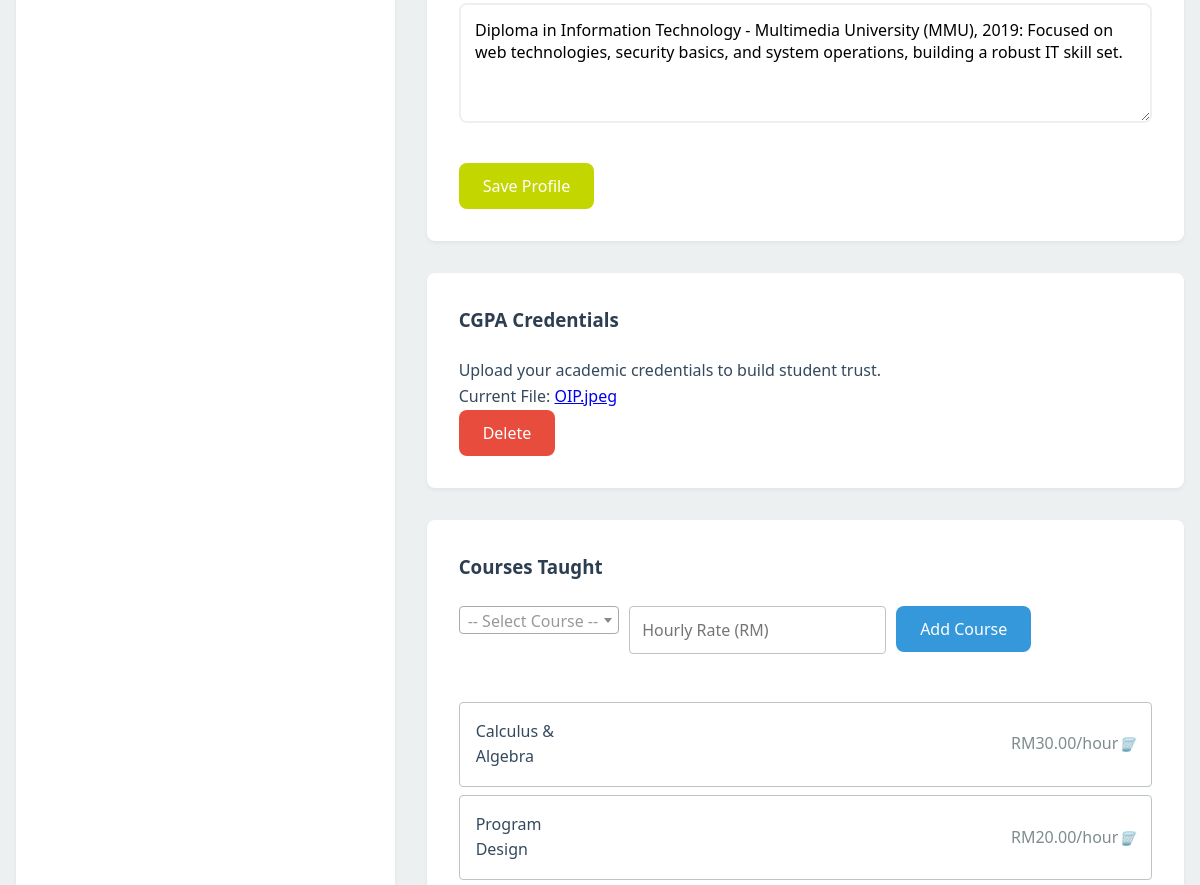
The app's page /tutor_profile.php (signed in, middle part), older data.
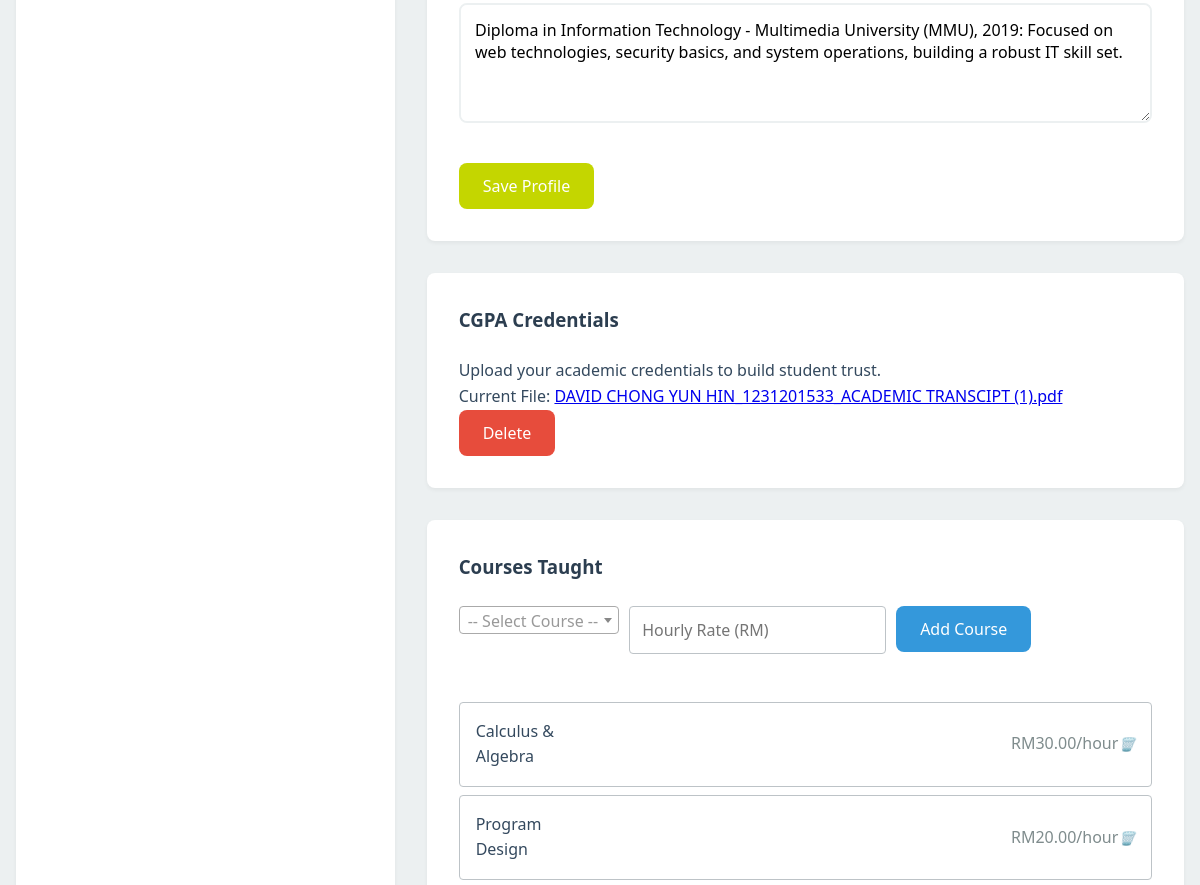
The same page, newer data.
### tables this page shows
CREATE TABLE `credential_file` (
  `file_id` int(11) NOT NULL,
  `file_name` varchar(255) NOT NULL,
  `file_path` varchar(255) NOT NULL,
  `file_type` varchar(50) NOT NULL,
  `upload_date` timestamp NOT NULL DEFAULT current_timestamp(),
  `is_verified` tinyint(1) DEFAULT 0,
  `verified_by` int(11) DEFAULT NULL,
  `verification_date` datetime DEFAULT NULL,
  `status` enum('pending','approved','rejected') NOT NULL DEFAULT 'pending',
  `rejection_reason` text DEFAULT NULL,
  `user_id` int(11) NOT NULL
);

### tutor_profile.php (the view, shortened to what the changed rows need)
<?php
require_once 'db_connection.php';
$user_id = $_SESSION['user_id'] ?? 0;
$user_cgpa_file = null;
$user_cgpa_filename = null;
$sql = "SELECT file_path, file_name FROM credential_file WHERE user_id = ? AND file_type = 'cgpa'";
$stmt = $conn->prepare($sql);
$stmt->bind_param("i", $user_id);
$stmt->execute();
$result = $stmt->get_result();
if ($result->num_rows > 0) {
    $row = $result->fetch_assoc();
    if (!empty($row['file_path'])) {
        $user_cgpa_file = $row['file_path'];
        $user_cgpa_filename = $row['file_name'];
    }
}
?>
<!DOCTYPE html>
<html lang="en">
<head>
    <link href="https://cdn.jsdelivr.net/npm/select2@4.1.0-rc.0/dist/css/select2.min.css" rel="stylesheet" />
</head>
<body>
    <?php include 'header/tut_head.php'; ?>
    <main>
        <div class="profile-container">
            <div class="profile-content">
                <div class="profile-section">
                    <?php if ($user_cgpa_file): ?>
                        <p>Current File: <a href="<?php echo htmlspecialchars($user_cgpa_file); ?>" target="_blank"><?php echo htmlspecialchars($user_cgpa_filename); ?></a></p>
                        <form method="post" action="" class="d-inline">
                            <button type="submit" class="btn btn-danger btn-sm" onclick="return confirm('Are you sure you want to delete this file?');">Delete</button>
                        </form>
                    <?php endif; ?>
                </div>
            </div>
        </div>
    </main>
</body>
</html>

Row changes from the older to the newer data that the page shows:
removed credential_file: file_name "OIP.jpeg"
added credential_file: file_name "DAVID CHONG YUN HIN_1231201533_ACADEMIC TRANSCIPT (1).pdf"
